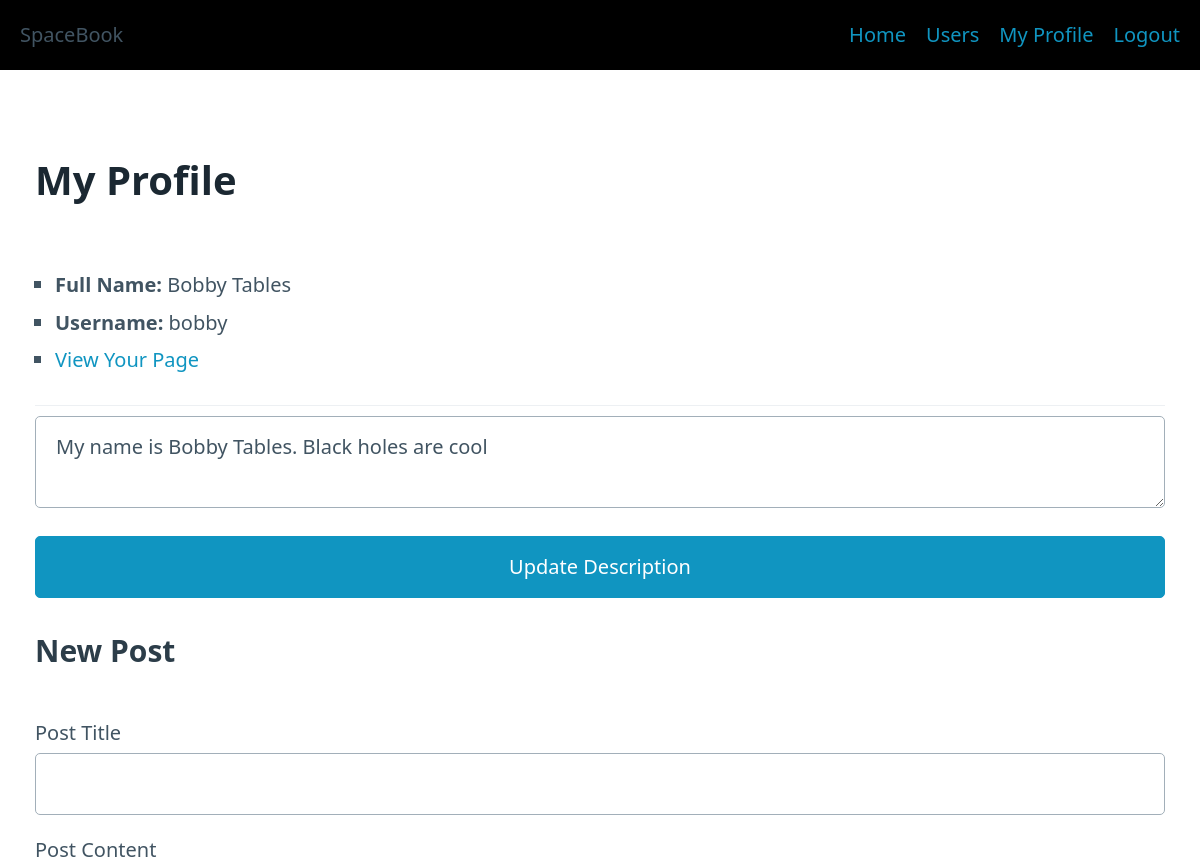
Page /app/me.php (signed in, upper part) on the earlier database version.
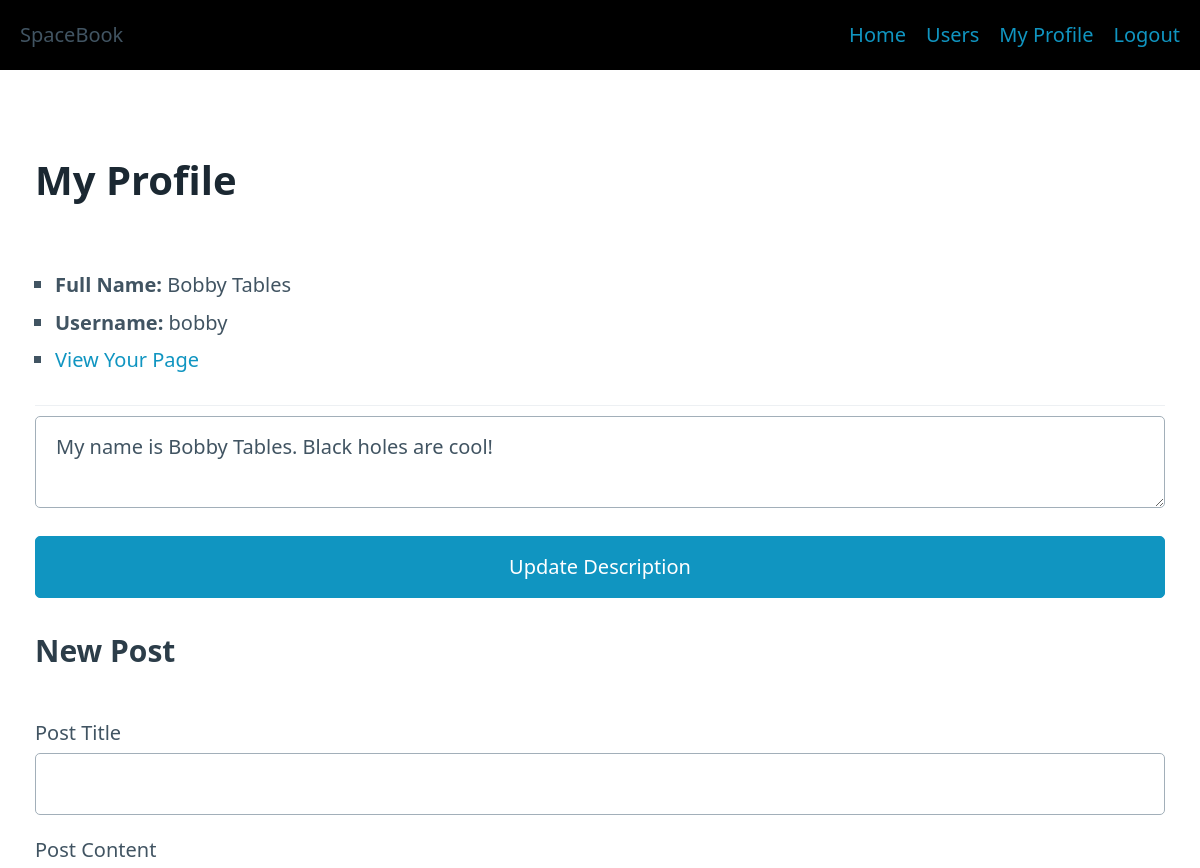
Same page on the later database version.
### tables this page shows
CREATE TABLE `users` (
  `userid` int(11) NOT NULL,
  `username` varchar(75) NOT NULL,
  `fullname` varchar(100) NOT NULL,
  `password` varchar(40) NOT NULL,
  `description` text NOT NULL
);

### app/me.php (the view, shortened to what this page needs)
<?php include 'includes/header.php' ?>
<main>
    <?php include("includes/database.php"); ?>
    <div class="container">
        <?php
            if (array_key_exists('logged_in', $_SESSION) && $_SESSION['logged_in'] === true) {
                $query = "SELECT * FROM users WHERE username='" . $_SESSION['username'] . "'";
                $result = $mysqli->query($query);
                $user_data = $result->fetch_assoc();
                if (!$result || $result->num_rows == 0) {
                    echo "<div class='error'>The user $username does not exist</div>";
                } else {
                    echo "<h1>My Profile</h1>";
                    echo "<ul>";
                    echo "<li><strong>Full Name:&nbsp;</strong>" . $user_data['fullname'] . "</li>";
                    echo "<li><strong>Username:&nbsp;</strong>" . $user_data['username'] . "</li>";
                    echo "<li><a href='page.php?u=" . $user_data['username'] . "'>View Your Page</a></li>";
                    echo "</ul>";
                    echo "<hr>";
                    echo "<div id='description'>";
                    echo "<form method='post' action='me.php'> ";
                    echo "<textarea name='description' rows='2', cols='100'>" . $user_data['description'] . "</textarea>";
                    echo "<input type='hidden' name='action' value='description'/><br>";
                    echo "<button type='submit'>Update Description</button></form>";
                    echo "</div>";
                    echo "<div id='new-post'>";
                    echo "<h3>New Post</h3>";
                    echo "<form method='post' action='me.php'> ";
                    echo "<label>Post Title</label><input type='text' name='title' />";
                    echo "<label>Post Content</label><textarea name='text' rows='10' cols='100'></textarea>";
                    echo "<button type='submit'>Create Post</button></form>";
                    echo "</div>";
                }
            } else {
                echo "<div class='error'>You need to login!</div>";
            }
        ?>
    </div>
</main>
<?php include 'includes/footer.php' ?>

Differences in the rows shown:
changed users "Bobby Tables": description "My name is Bobby Tables. Black holes are cool" → "My name is Bobby Tables. Black holes are cool!"
